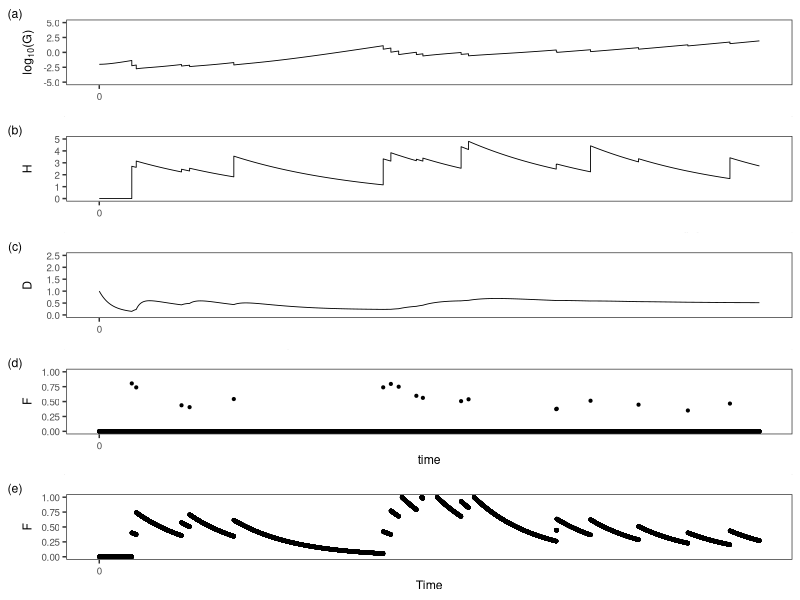
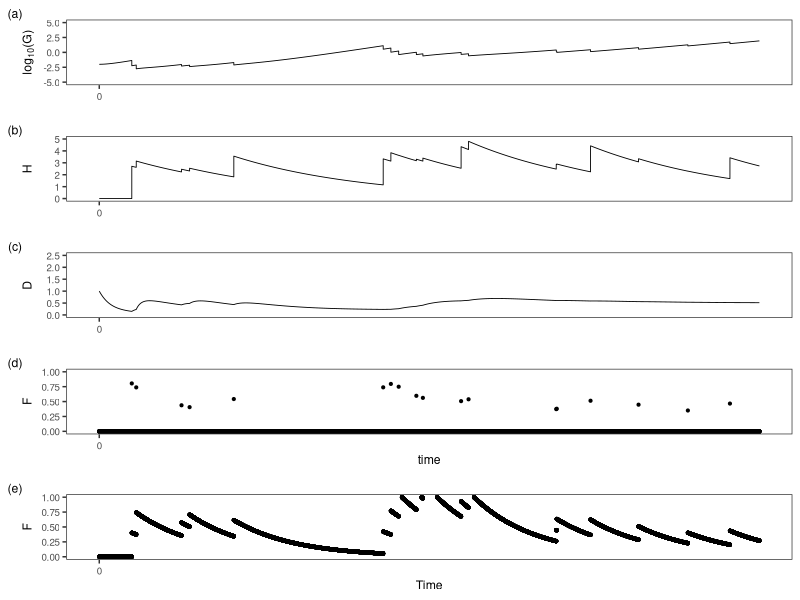

The R script that drew these images, in order:
## Author : Simon Moulds
## Date   : Dec 2019

## Implementation of the socio-hydrological model developed by
## Viglione et al (2014), published in Journal of Hydrology

library(ggplot2)

## Set output directory (currently set to current working directory):
outdir = "."

## Time parameters
maxtime = 50
dt = 0.001
t = seq(0, maxtime, dt)
nt = length(t)

## ================================================================= ##
## 1 - Compute inter-arrival time of flood events & flood magnitude  ##
## ================================================================= ##

## In time, this data could be replaced by observed river discharge.

## Because the timing and magnitude of flood events are modelled as a
## random process, here we set the random seed so that each simulation
## is the same (useful for model development). If you remove this line
## you will find that the model produces a different result each time
## (useful for exploring the model space). 
set.seed(42)

t_mean = 1/dt
H_mult = 1
w = rep(0, nt)
index = 0
t0 = 0
t1 = 0
theta=0.28

while (index < nt) {
    x = runif(1)
    t1 = t0 + (t_mean * log(1/(1-x)))
    index = which.min(abs(t/dt - t1))
    y = runif(1)
    w[index] = H_mult * ((theta + 1) / theta) * (1 - (1 - y) ** theta)
    t0 = t1
}

## ================================================================= ##
## 2 - Set model parameters & state variables                        ##
## ================================================================= ##

## See Viglione et al. (2014) for detai)

xi_H = 0.5
alpha_H = 10
rho_E = 1
gamma_E = 0.005 # 0.005 -> inf
lambda_P = 1    # 0 -> 5
sigma_P = 0.1
epsilon_T = 1.1
keta_T = 0.1
alpha_S = 0.5   # 0 -> 1
mu_S = 0.215    # 0.01 -> 10

## State variables
F = rep(0, nt)
R = rep(0, nt)
S = rep(0, nt)
G = rep(0.01, nt)
D = rep(1, nt)
H = rep(0, nt)
M = rep(0, nt)

## ================================================================= ##
## 3 - Run the model                                                 ##
## ================================================================= ##

## N.B. Equation numbers refer to those in Viglione et al. (2014)

for (i in 1:(nt-1)) {

    ## Equation 4: If the water level exceeds the current protection
    ## height then compute the proportion of settlement that is damaged
    if ((w[i] + xi_H * H[i]) > H[i]) {
        F[i] = 1 - exp(-(w[i] + xi_H * H[i]) / (alpha_H * D[i]))
    } else {
        F[i] = 0
    }
    
    ## Equation 5: Raise levee height, depending on:
    ## (i)   if flood damage was experienced;
    ## (ii)  the community can afford it;
    ## (iii) there is an incentive to do so (which here means that the
    ## damages of the flood (i.e. F * G) are greater than the cost
    ## of protecting the settlement from a flood (i.e. gamma_E * R * sqrt(G))
    R[i] = 0
    if (F[i] > 0) {
        if ((F[i] * G[i]) > (gamma_E * R[i] * sqrt(G[i]))) {
            if ((G[i] - F[i] * G[i]) > (gamma_E * R[i] * sqrt(G[i]))) {
                R[i] = epsilon_T * (w[i] + xi_H * H[i] - H[i])
            }
        }
    }

    ## Equation 6: shock magnitude
    if (R[i] > 0) {
        S[i] = alpha_S * F[i]
    } else {
        S[i] = 0
    }
    
    ## Value of Dirac comb (always zero except when flooding occurs, when it
    ## assumes a (theoretical) value of positive infinity (i.e. when dt is
    ## infinitely small), with integral equal to one. As we are implementing
    ## a numerical solution we obtain its actual value by dividing by dt
    if (w[i] > 0) {
        Delta = 1 / dt
    } else {
        Delta = 0
    }

    ## Equation 3a-d: Compute changes to state variables
    dG_dt = rho_E * (1 - D[i]) * G[i] - Delta * (F[i] * G[i] + gamma_E * R[i] * sqrt(G[i]))
    dD_dt = (M[i] - D[i] / lambda_P) * (sigma_P / sqrt(G[i]))
    dH_dt = Delta * R[i] - keta_T * H[i]
    dM_dt = Delta * S[i] - mu_S * M[i]

    ## Adjust state variables according to calculated changes
    G[i+1] = G[i] + dG_dt * dt
    D[i+1] = D[i] + dD_dt * dt
    H[i+1] = H[i] + dH_dt * dt
    M[i+1] = M[i] + dM_dt * dt
}

## ================================================================= ##
## 4 - Plot model results                                            ##
## ================================================================= ##

## Create a time series data frame with model state variables
output = data.frame(
    time=t,
    size=G,
    distance=D,
    level=H,
    memory=M,
    damage=F
)

## Set some aspects of the plot theme (see ggplot2 documentation for
## more information about this)
theme_set(
    theme_bw() +
    theme(
        axis.text.x=element_text(size=rel(0.8)), # size of text used for x-axis label
        axis.text.y=element_text(size=rel(0.8)), # size of text used for y-axis label
        ## strip.background=element_blank(),        
        ## strip.text.x=element_blank(),
        axis.title.x=element_text(size=rel(0.8)), # size of text used for x-axis title
        axis.title.y=element_text(size=rel(0.8)), # size of text used for y-axis title
        panel.grid.major.y=element_blank(),       # remove major/minor x/y grid lines
        panel.grid.minor.y=element_blank(),
        panel.grid.major.x=element_blank(),
        panel.grid.minor.x=element_blank()
    )
)

## Plot community wealth/size (use log10 scale to improve appearance)
p1 =
    ggplot(
        data=output,
        aes(x=time, y=log10(size))
    ) +   
    geom_line(size=0.3, alpha=1) +
    ylab(expression(log[10]*"(G)")) +
    xlab(element_blank()) +
    ylim(c(-5,5)) +
    scale_x_continuous(
        breaks=seq(0,50/dt,10/dt),
        labels=c("0","10","20","30","40","50")
    ) +
    labs(tag="(a)") + 
    theme(
        plot.tag=element_text(size=rel(0.8)),
        strip.text.x=element_text(size=rel(0.8)),
        legend.position="none"
    )
p1

## Plot flood protection level
p2 =
    ggplot(
        data=output,
        aes(x=time, y=level)
    ) +                    
    geom_line(size=0.3, alpha=1) +
    ylab("H") +
    xlab(element_blank()) +
    ylim(c(0,5)) + 
    scale_x_continuous(
        breaks=seq(0,50/dt,10/dt),
        labels=c("0","10","20","30","40","50")
    ) +
    labs(tag="(b)") + 
    theme(
        plot.tag=element_text(size=rel(0.8)),
        legend.position="none"
    )

## Plot distance of settlement from flood plain
p3 =
    ggplot(
        data=output,
        aes(x=time, y=distance)
    ) +
    geom_line(size=0.3, alpha=1) +
    ylab("D") +
    xlab(element_blank()) +
    ylim(c(0,2.5)) + 
    scale_x_continuous(
        breaks=seq(0,50/dt,10/dt),
        labels=c("0","10","20","30","40","50")
    ) +
    labs(tag="(c)") + 
    theme(
        plot.tag=element_text(size=rel(0.8)),
        legend.position="none"
    )

## Plot relative flood damage
p4 =
    ggplot(
        data=output,
        aes(x=time, y=damage)
    ) +    
    geom_point(size=0.75, alpha=1) +
    geom_line(size=0.3, alpha=0) + 
    ylab("F") +
    ylim(c(0,1)) + 
    scale_x_continuous(
        breaks=seq(0,50/dt,10/dt),
        labels=c("0","10","20","30","40","50")
    ) +
    labs(tag="(d)") + 
    theme(
        plot.tag=element_text(size=rel(0.8)),
        legend.position="bottom"
    )

## Plot memory of flood events
p5 =
    ggplot(
        data=output,
        aes(x=time, y=memory)
    ) +    
    geom_point(size=0.75, alpha=1) +
    geom_line(size=0.3, alpha=0) + 
    ylab("F") +
    xlab("Time") +
    ylim(c(0,1)) + 
    scale_x_continuous(
        breaks=seq(0,50/dt,10/dt),
        labels=c("0","10","20","30","40","50")
    ) +
    labs(tag="(e)") + 
    theme(
        plot.tag=element_text(size=rel(0.8)),
        legend.position="bottom"
    )

## Join p1-5
pl <- lapply(list(p1,p2,p3,p4,p5), ggplotGrob)
pl <- Reduce(gridExtra::gtable_rbind, pl)

## Display the combined plots
grid::grid.draw(pl)

## Write output to file
png(
    file.path(outdir, "jhyd_state_vars.png"),
    width=6,
    height=8,
    units="in",
    res=320
)
grid::grid.draw(pl)
dev.off()
